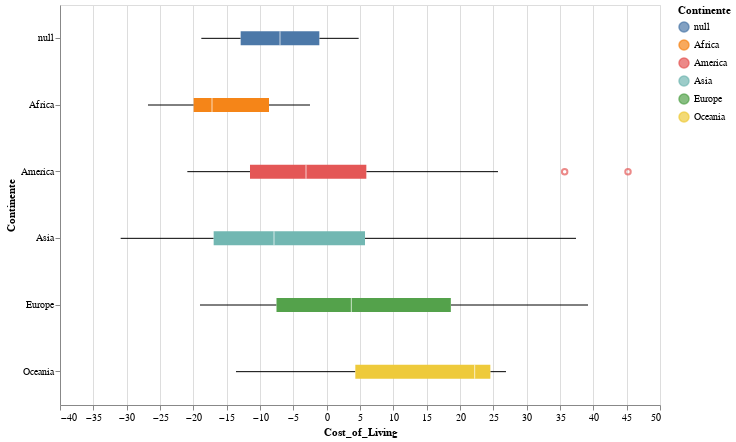

Notebook code for this chart:
### Code cell
alt.Chart(out_cost).mark_boxplot().encode(
    x='Cost_of_Living',
    y='Continente',
    color = 'Continente',
    tooltip=['Country', 'Cost_of_Living']
).interactive().properties(
    width=600,
    height=400
)

### Figure 1 — Vega-Lite specification as saved in the notebook (floating-point values rounded to 4 significant figures; data arrays with more than 128 entries replaced by an {"elided": "..."} marker saying what was removed)
{"config": {"view": {"continuousWidth": 400, "continuousHeight": 300}}, "data": {"name": "data-7b3c9db16d5564b0d29b3925603a403d"}, "mark": "boxplot", "encoding": {"color": {"type": "nominal", "field": "Continente"}, "tooltip": [{"type": "nominal", "field": "Country"}, {"type": "quantitative", "field": "Cost_of_Living"}], "x": {"type": "quantitative", "field": "Cost_of_Living"}, "y": {"type": "nominal", "field": "Continente"}}, "height": 400, "selection": {"selector010": {"type": "interval", "bind": "scales", "encodings": ["x", "y"]}}, "width": 600, "$schema": "https://vega.github.io/schema/vega-lite/v4.8.1.json", "datasets": {"data-7b3c9db16d5564b0d29b3925603a403d": {"elided": "140 records"}}}
